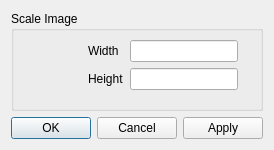
<?xml version="1.0" encoding="UTF-8"?>
<ui version="4.0">
 <class>scale_dialog</class>
 <widget class="QDialog" name="scale_dialog">
  <property name="geometry">
   <rect>
    <x>0</x>
    <y>0</y>
    <width>259</width>
    <height>150</height>
   </rect>
  </property>
  <property name="windowTitle">
   <string>Dialog</string>
  </property>
  <layout class="QGridLayout" name="gridLayout_6">
   <item row="0" column="0">
    <layout class="QGridLayout" name="gridLayout_5">
     <item row="0" column="0">
      <widget class="QGroupBox" name="groupBox">
       <property name="title">
        <string>Scale Image</string>
       </property>
       <layout class="QGridLayout" name="gridLayout_4">
        <item row="0" column="0">
         <layout class="QGridLayout" name="gridLayout_3">
          <item row="0" column="0">
           <layout class="QGridLayout" name="gridLayout_2">
            <item row="0" column="0">
             <spacer name="horizontalSpacer">
              <property name="orientation">
               <enum>Qt::Horizontal</enum>
              </property>
              <property name="sizeHint" stdset="0">
               <size>
                <width>31</width>
                <height>13</height>
               </size>
              </property>
             </spacer>
            </item>
            <item row="0" column="1">
             <layout class="QGridLayout" name="gridLayout">
              <item row="0" column="0">
               <widget class="QLabel" name="label">
                <property name="text">
                 <string>Width</string>
                </property>
               </widget>
              </item>
              <item row="0" column="1">
               <widget class="QLineEdit" name="lineEdit">
                <property name="sizePolicy">
                 <sizepolicy hsizetype="Expanding" vsizetype="Fixed">
                  <horstretch>0</horstretch>
                  <verstretch>0</verstretch>
                 </sizepolicy>
                </property>
               </widget>
              </item>
              <item row="1" column="0">
               <widget class="QLabel" name="label_2">
                <property name="text">
                 <string>Height</string>
                </property>
               </widget>
              </item>
              <item row="1" column="1">
               <widget class="QLineEdit" name="lineEdit_2"/>
              </item>
             </layout>
            </item>
            <item row="0" column="2">
             <spacer name="horizontalSpacer_2">
              <property name="orientation">
               <enum>Qt::Horizontal</enum>
              </property>
              <property name="sizeType">
               <enum>QSizePolicy::Minimum</enum>
              </property>
              <property name="sizeHint" stdset="0">
               <size>
                <width>13</width>
                <height>20</height>
               </size>
              </property>
             </spacer>
            </item>
           </layout>
          </item>
          <item row="1" column="0">
           <spacer name="verticalSpacer">
            <property name="orientation">
             <enum>Qt::Vertical</enum>
            </property>
            <property name="sizeHint" stdset="0">
             <size>
              <width>38</width>
              <height>18</height>
             </size>
            </property>
           </spacer>
          </item>
         </layout>
        </item>
       </layout>
      </widget>
     </item>
     <item row="1" column="0">
      <widget class="QDialogButtonBox" name="buttonBox">
       <property name="orientation">
        <enum>Qt::Horizontal</enum>
       </property>
       <property name="standardButtons">
        <set>QDialogButtonBox::Apply|QDialogButtonBox::Cancel|QDialogButtonBox::Ok</set>
       </property>
      </widget>
     </item>
    </layout>
   </item>
  </layout>
 </widget>
 <resources/>
 <connections>
  <connection>
   <sender>buttonBox</sender>
   <signal>accepted()</signal>
   <receiver>scale_dialog</receiver>
   <slot>accept()</slot>
   <hints>
    <hint type="sourcelabel">
     <x>57</x>
     <y>209</y>
    </hint>
    <hint type="destinationlabel">
     <x>42</x>
     <y>228</y>
    </hint>
   </hints>
  </connection>
  <connection>
   <sender>buttonBox</sender>
   <signal>accepted()</signal>
   <receiver>scale_dialog</receiver>
   <slot>reject()</slot>
   <hints>
    <hint type="sourcelabel">
     <x>225</x>
     <y>215</y>
    </hint>
    <hint type="destinationlabel">
     <x>197</x>
     <y>228</y>
    </hint>
   </hints>
  </connection>
 </connections>
</ui>
